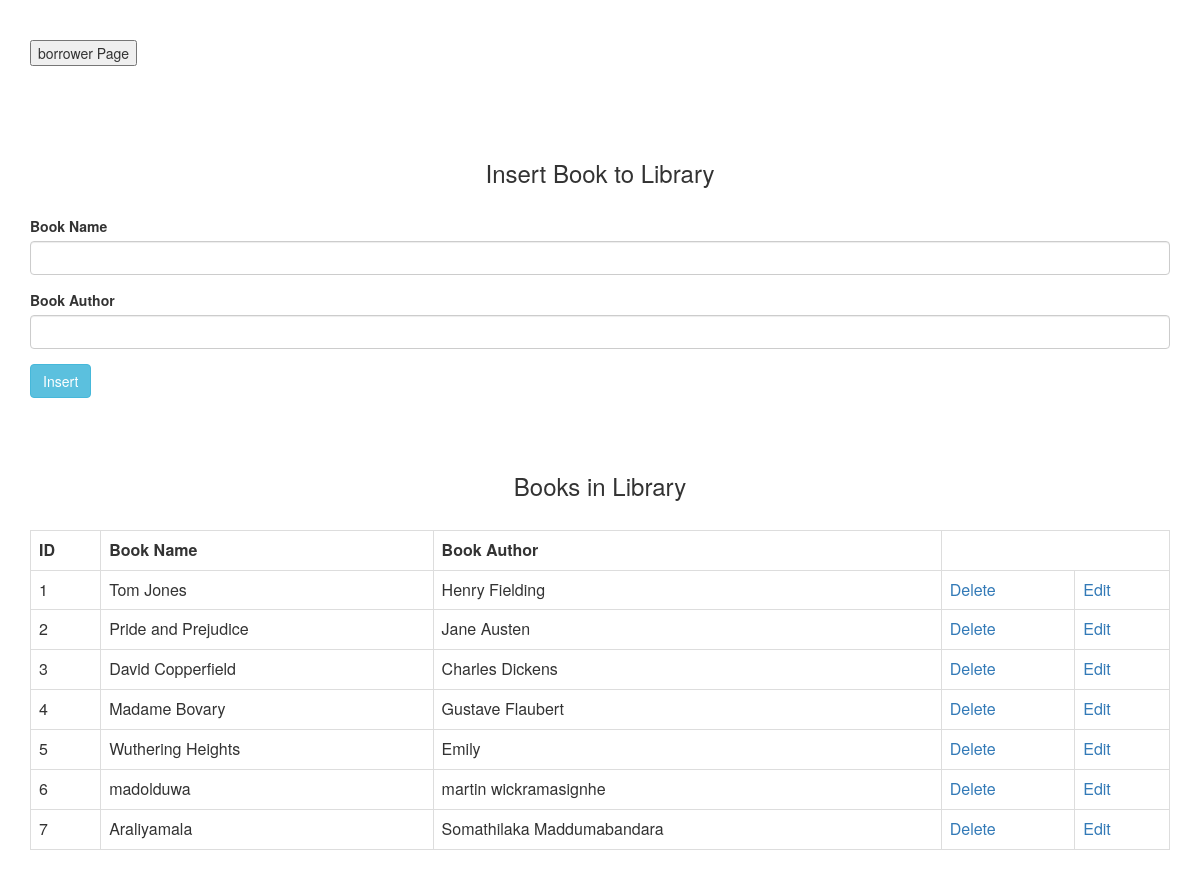
The page / on the database its author committed.
### tables this page shows
CREATE TABLE IF NOT EXISTS `books` (
  `book_id` int(20) NOT NULL AUTO_INCREMENT,
  `book_name` varchar(100) NOT NULL,
  `book_author` varchar(100) NOT NULL,
  PRIMARY KEY (`book_id`)
);

### application/controllers/main.php (called while the page is built, shortened)
<?php
class Main extends CI_Controller {
    public function index(){
        $this->load->model("main_model");
        $data["fetch_data"] = $this->main_model->fetch_data();
        $this->load->view("main_view", $data);
    }
}

### index.php (called while the page is built, shortened)
<?php
require_once BASEPATH.'core/CodeIgniter.php';

### application/models/main_model.php (called while the page is built, shortened)
<?php
class Main_model extends CI_Model
{
    function fetch_data()
    {
        $this->db->select("*");
        $this->db->from("books");
        $query = $this->db->get();
        return $query;
    }
}

### application/views/main_view.php (the view, shortened to what this page needs)
<html>
<head>
    <link rel="stylesheet" type="text/css" href="<?php echo base_url();?>css/bootstrap.min.css">
</head>
<body>
<div class="container">
    <br/><br/>
    <form method="post" action="<?php echo base_url();?>main/index">
        <input type="submit" name="btn_for_borower_page" value="borrower Page">
    </form>
    <br/><br/><br/>
    <h3 align="center">Insert Book to Library</h3><br/>
    <form method="post" action="<?php echo base_url()?>main/form_validation">
        <?php
        if(isset($user_data))
        {
            foreach ($user_data->result() as $row) {
                ?>
                <div class="form-group">
                    <label>Book Name</label>
                    <input type="text" name="book_name" value="<?php echo $row->book_name; ?>" class="form-control">
                    <span class="text-danger"><?php echo form_error("book_name"); ?></span>
                </div>
                <div class="form-group">
                    <label>Book Author</label>
                    <input type="text" name="book_author" value="<?php echo $row->book_author?>" class="form-control">
                    <span class="text-danger"><?php echo form_error("book_author"); ?></span>
                </div>
                <div class="form-group">
                    <input type="hidden" name="hidden_id" value="<?php echo $row->book_id; ?>">
                    <input type="submit" name="update" value="Update" class="btn btn-info">
                </div>
                <?php
            }
        }
        else{
            ?>
            <div class="form-group">
                <label>Book Name</label>
                <input type="text" name="book_name" class="form-control">
            </div>
            <div class="form-group">
                <label>Book Author</label>
                <input type="text" name="book_author" class="form-control">
            </div>
            <div class="form-group">
                <input type="submit" name="insert" value="Insert" class="btn btn-info">
            </div>
            <?php
        }
        ?>
    </form>
    <br/><br/>
    <h3 align="center">Books in Library</h3><br/>
    <div class="table-responsive">
        <table class="table table-bordered">
            <tr>
                <th>ID</th>
                <th>Book Name</th>
                <th>Book Author</th>
            </tr>
            <?php
            if($fetch_data->num_rows()>0)
            {
                foreach ($fetch_data->result()as $row)
                {
                    ?>
                    <tr>
                        <td><?php echo $row->book_id?></td>
                        <td><?php echo $row->book_name?></td>
                        <td><?php echo $row->book_author?></td>
                        <td><a href="#" class="delete_data" id="<?php echo $row->book_id?>">Delete</a> </td>
                        <td><a href="<?php echo base_url();?>main/update_data/<?php echo $row->book_id ?>">Edit</a> </td>
                    </tr>
                    <?php
                }
            }
            else{
                ?>
                <tr>
                    <td colspan="3">No Data Found</td>
                </tr>
                <?php
            }
            ?>
        </table>
    </div>
</div>
</body>
</html>

### rows shown on the page
books: book_id "1", book_name "Tom Jones", book_author "Henry Fielding"
books: book_id "2", book_name "Pride and Prejudice", book_author "Jane Austen"
books: book_id "3", book_name "David Copperfield", book_author "Charles Dickens"
books: book_id "4", book_name "Madame Bovary", book_author "Gustave Flaubert"
books: book_id "5", book_name "Wuthering Heights", book_author "Emily"
books: book_id "6", book_name "madolduwa", book_author "martin wickramasignhe"
books: book_id "7", book_name "Araliyamala", book_author "Somathilaka Maddumabandara"
